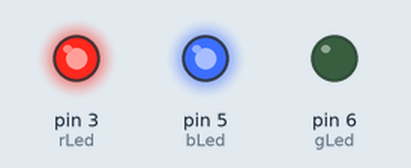
A sketch run on a simulated Arduino Uno, built with avr-gcc and run on an emulated ATmega328P. Parts: output pins drawn as LEDs (lit = HIGH).

Above: at 0.5 s.
At 1.5 s:
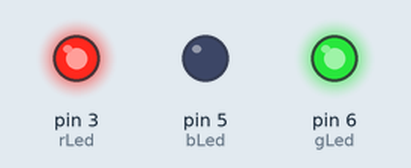
Timing chart, 0 to 3.0 s (numbered marks = the images above):
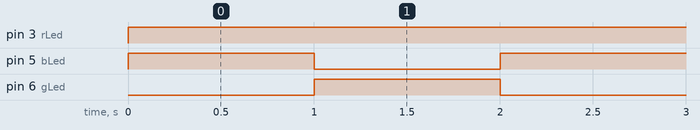

Measured:
- by itself, pin 3 (rLed): LOW → HIGH at 0.00 s
- by itself, pin 5 (bLed), pin 6 (gLed): alternates HIGH for 1.0 s and LOW for 1.0 s

The sketch:

RGB_function.ino
```cpp
//define global variables
const int rLed = 3;
const int gLed = 6;
const int bLed = 5;

//declare inputs and outputs
void setup() {
  pinMode(rLed, OUTPUT);
  pinMode(gLed, OUTPUT);
  pinMode(bLed, OUTPUT);
}

void loop() {
  RGBcolor(255, 0, 255);
  delay(1000);
  RGBcolor(255, 255, 0);
  delay(1000);
}

//a function to set RGB Led color
void RGBcolor(int rVal, int gVal, int bVal){
  analogWrite(rLed, rVal);
  analogWrite(gLed, gVal);
  analogWrite(bLed, bVal);
}
```
